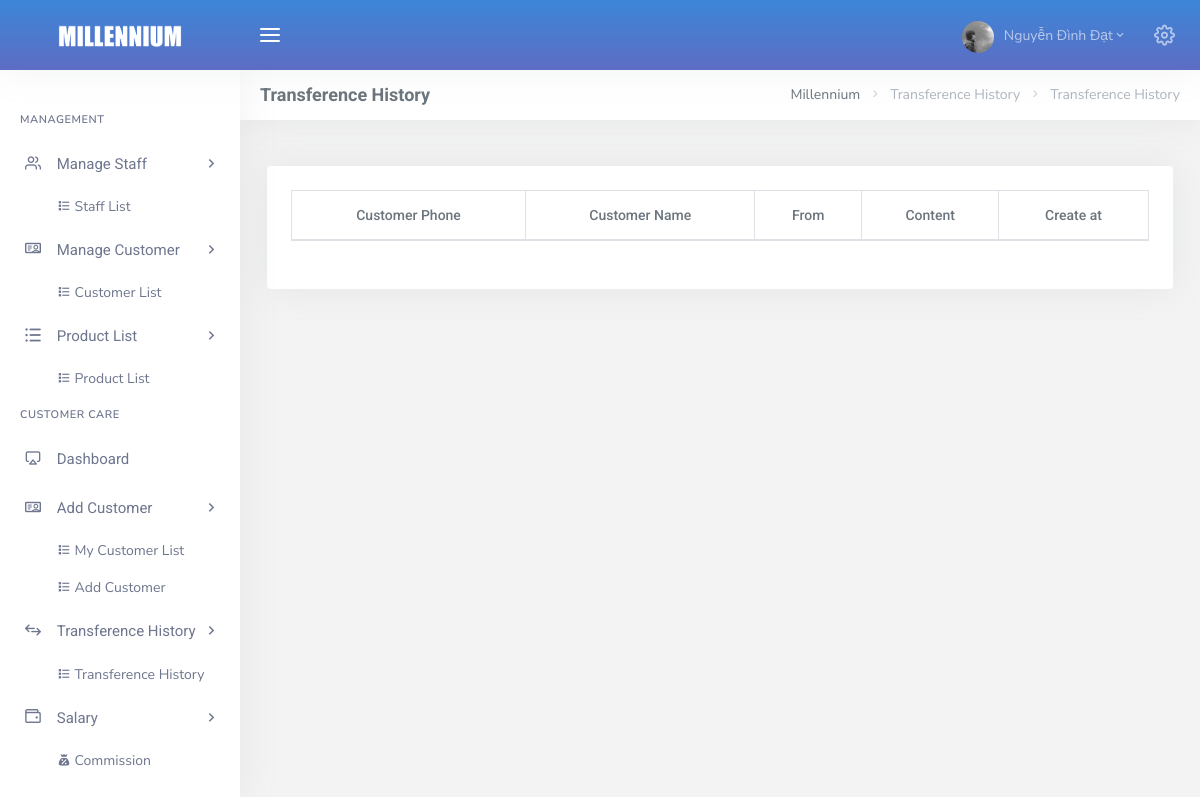
The page /admin/dashboard.php?page=list_history (signed in) on the database as committed earlier.
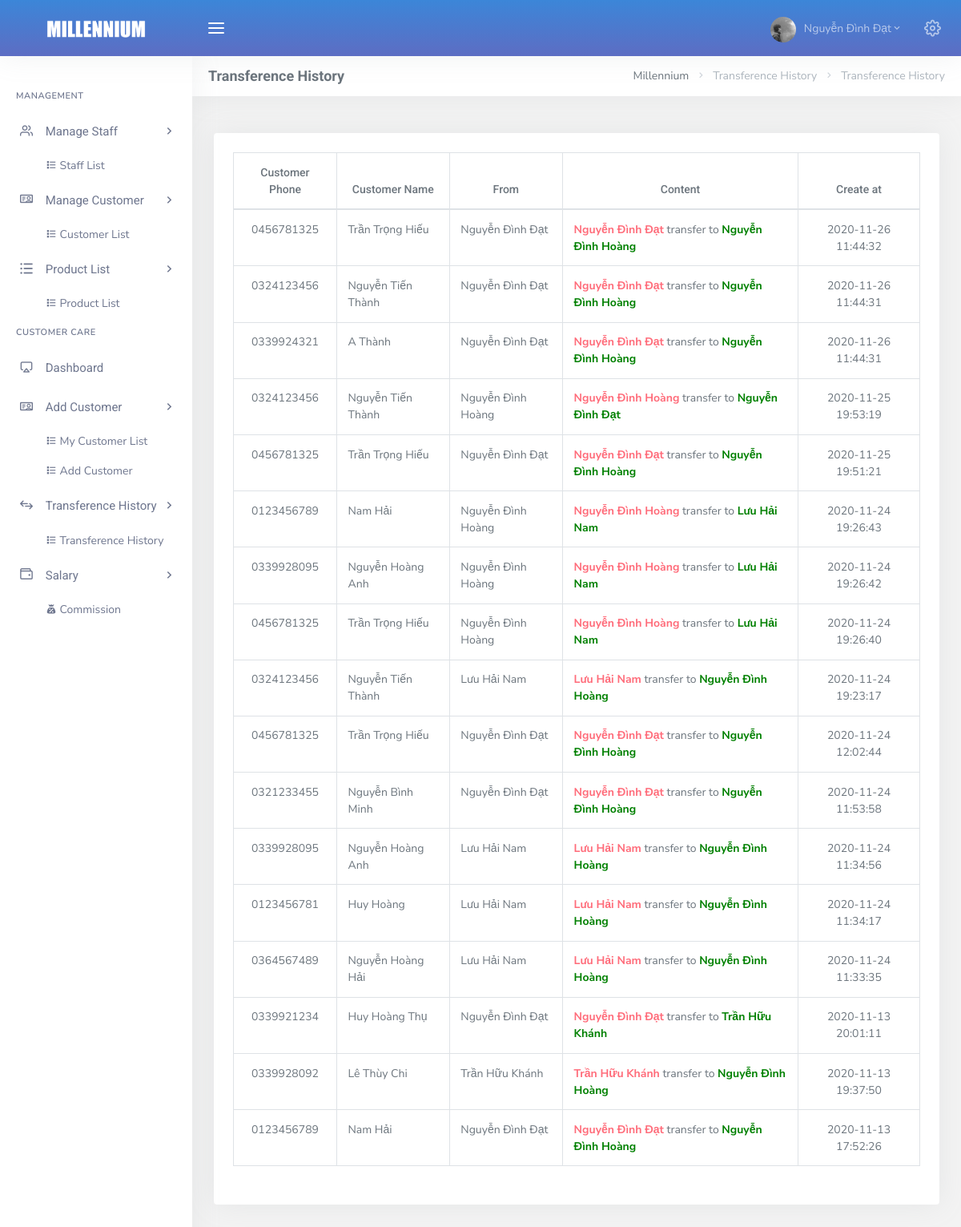
The same page on the database as committed later.
### tables this page shows
CREATE TABLE `tbl_history` (
  `id` int(11) NOT NULL,
  `user_id_move` int(11) NOT NULL,
  `customer_id` int(11) NOT NULL,
  `user_id_get` int(11) NOT NULL,
  `create_at` datetime NOT NULL DEFAULT current_timestamp()
);

CREATE TABLE `tbl_customer` (
  `id` int(11) NOT NULL,
  `name` varchar(50) NOT NULL,
  `showroom_id` int(11) NOT NULL,
  `phone` varchar(10) NOT NULL,
  `email` varchar(50) NOT NULL,
  `sex` varchar(5) NOT NULL,
  `birth` date NOT NULL DEFAULT '1970-01-01',
  `passw` varchar(50) NOT NULL,
  `avatar` varchar(50) NOT NULL DEFAULT 'guest.jpg',
  `create_at` datetime NOT NULL DEFAULT current_timestamp()
);

CREATE TABLE `tbl_user` (
  `id` int(11) NOT NULL,
  `name` varchar(50) NOT NULL,
  `showroom_id` int(11) NOT NULL,
  `avatar` varchar(50) NOT NULL DEFAULT 'default.png',
  `email` varchar(50) NOT NULL,
  `passw` varchar(50) NOT NULL DEFAULT '123456',
  `addres` varchar(100) NOT NULL,
  `salary` float NOT NULL,
  `role` tinyint(4) NOT NULL DEFAULT 2,
  `status` tinyint(4) NOT NULL DEFAULT 1,
  `create_at` datetime NOT NULL DEFAULT current_timestamp()
);

### admin/Controller/CustomerCare/CustomerCare_c.php (called while the page is built, shortened)
<?php
    include_once("Model/CustomerCare/CustomerCare_m.php");
    class CustomerCare_c extends CustomerCare_m {
        private $customer_care;
        function __construct()
        {
            $this->customer_care = new CustomerCare_m();
        }
        public function getHistory(){
            $history = $this->customer_care->getHistory();
            include_once 'View/CustomerCare/list_history.php';
        }
    }
?>

### admin/Config/myConfig.php (called while the page is built, shortened)
<?php
	class Connect{
		private $user = "root";
		private $pass = "";
		private $dns = "mysql:host=localhost;dbname=customer_care";
		function __construct(){
			try {
				$this->pdo = new PDO($this->dns, $this->user, $this->pass);
				$this->pdo->query("SET NAMES utf8");
			} catch (PDOException $e) {
				echo $e->getMessage();
				exit();
			}
		}
	}
 ?>

### admin/Model/CustomerCare/CustomerCare_m.php (called while the page is built, shortened)
<?php
    include_once("Config/myConfig.php");
    class CustomerCare_m extends Connect {
        function __construct()
        {
            parent::__construct();
        }
        protected function getHistory () {
            $sql = "
                SELECT
                    tbl_customer.phone,
                    tbl_customer.name AS 'Tên khách hàng',
                    usermove.name AS 'Nhân viên chuyển',
                    userget.name AS 'Nhân viên nhận',
                    htr.create_at
                FROM
                    tbl_user AS usermove
                INNER JOIN tbl_history htr
                ON
                    usermove.id = htr.user_id_move
                INNER JOIN tbl_user AS userget
                ON
                    userget.id = htr.user_id_get
                INNER JOIN tbl_customer
                ON
                    tbl_customer.id = htr.customer_id ORDER BY htr.create_at DESC";
            $pre = $this->pdo->prepare($sql);
            $pre->execute();
            $result = array();
            while ($row = $pre->fetch(PDO::FETCH_ASSOC)) {
                $result[] = $row;
            }
            return $result;
        }
    }

### admin/View/CustomerCare/list_history.php (the view, shortened to what this page needs)
<div class="row">
    <div class="col-12">
        <div class="card-box table-responsive table">
            <table id="datatable_listhistory" class="display table table-bordered dt-responsive nowrap" style="border-collapse: collapse; border-spacing: 0; width: 100%;">
                <thead>
                    <tr class="text-center">
                        <th>Customer Phone</th>
                        <th>Customer Name</th>
                        <th>From</th>
                        <th>Content</th>
                        <th>Create at</th>
                    </tr>
                </thead>
                <tbody id="view_history">
                    <?php
                        foreach ($history as $valueTransfer) {
                        ?>
                            <tr>
                                <td class="text-center"><?= $valueTransfer['phone'] ?></td>
                                <td><?= $valueTransfer['Tên khách hàng'] ?></td>
                                <td><?= $valueTransfer['Nhân viên chuyển'] ?></td>
                                <td><span style="color: #FF6C7A; font-weight: bold"><?= $valueTransfer['Nhân viên chuyển']; ?></span> transfer to <span style="color: green; font-weight: bold"><?= $valueTransfer['Nhân viên nhận']; ?></span></td>
                                <td class="text-center"><?= $valueTransfer['create_at'] ?></td>
                            </tr>
                        <?php
                        }
                      ?>
            </table>
        </div>
    </div>
</div>

### admin/Includes/header_dashboard.php (shortened to what this page needs)
<!DOCTYPE html>
<html lang="en">
    <head>
         <link href="Asset/libs/datatables/dataTables.bootstrap4.css" rel="stylesheet" type="text/css" />
        <link href="Asset/libs/datatables/buttons.bootstrap4.css" rel="stylesheet" type="text/css" />
        <link href="Asset/libs/datatables/responsive.bootstrap4.css" rel="stylesheet" type="text/css" />
        <link href="Asset/libs/custombox/custombox.min.css" rel="stylesheet" type="text/css" >
        <link href="Asset/libs/jquery-toast/jquery.toast.min.css" rel="stylesheet" type="text/css" />
        <link href="Asset/css/bootstrap.min.css" rel="stylesheet" type="text/css" />
        <link href="Asset/css/icons.min.css" rel="stylesheet" type="text/css" />
        <link href="Asset/css/app.min.css" rel="stylesheet" type="text/css" />
        <link href="Asset/css/myCSS.css" rel="stylesheet" type="text/css" />
    </head>
    <body class="">
        <div id="wrapper">

### admin/Includes/navheader.php (shortened to what this page needs)
<div class="navbar-custom">
    <ul class="list-unstyled topnav-menu float-right mb-0">
        <li class="dropdown notification-list">
            <a class="nav-link dropdown-toggle nav-user mr-0 waves-effect waves-light" data-toggle="dropdown" href="#" role="button" aria-haspopup="false" aria-expanded="false">
                <img src="Asset/images/users/<?php echo $_SESSION['avatar']; ?>" alt="user-image" class="rounded-circle">
                <span class="ml-1"><?php echo $_SESSION['name']; ?><i class="mdi mdi-chevron-down"></i> </span>
            </a>
        </li>
        <li class="dropdown notification-list">
            <a href="javascript:void(0);" class="nav-link right-bar-toggle waves-effect waves-light">
                <i class="fe-settings noti-icon"></i>
            </a>
        </li>
    </ul>
    <div class="logo-box">
        <a href="index.php" class="logo text-center">
            <span class="logo-lg">
                <img src="Asset/images/Logo.png" alt="" height="50">
            </span>
        </a>
    </div>
    <ul class="list-unstyled topnav-menu topnav-menu-left m-0">
        <li>
            <button class="button-menu-mobile waves-effect waves-light">
                <i class="fe-menu"></i>
            </button>
        </li>
    </ul>
</div>

### admin/Includes/sidenav.php (shortened to what this page needs)
<div class="left-side-menu">
    <div class="slimscroll-menu">
        <div id="sidebar-menu">
            <ul class="metismenu" id="side-menu">
                <?php if($_SESSION['role'] == 1){ ?>
                <li class="menu-title mt-2"> Management </li>
                <li>
                    <a href="javascript: void(0);">
                        <i class="fe-users"></i>
                        <span> Manage Staff </span>
                        <span class="menu-arrow"></span>
                    </a>
                    <ul class="nav-second-level" aria-expanded="false">
                        <li><a href="dashboard.php?page=list_all_user">
                            <span><i class=" mdi mdi-format-list-bulleted-square"></i></span>
                            <span> Staff List </span>
                        </a></li>
                    </ul>
                </li>
                <li>
                    <a href="javascript: void(0);">
                        <i class="dripicons-user-id"></i>
                        <span> Manage Customer </span>
                        <span class="menu-arrow"></span>
                    </a>
                    <ul class="nav-second-level" aria-expanded="false">
                        <li><a href="dashboard.php?page=list_customer">
                            <span><i class=" mdi mdi-format-list-bulleted-square"></i></span>
                            <span> Customer List </span>
                        </a></li>
                    </ul>
                </li>
                <li>
                    <a href="javascript: void(0);">
                        <i class="dripicons-view-list"></i>
                        <span> Product List </span>
                        <span class="menu-arrow"></span>
                    </a>
                    <ul class="nav-second-level" aria-expanded="false">
                        <li>
                            <a href="dashboard.php?page=list_product">
                                <span><i class="mdi mdi-format-list-bulleted-square"></i></span>
                                    <span> Product List </span>
                            </a>
                        </li>
                    </ul>
                </li>
                <?php
                    }
                ?>
                <li class="menu-title"> Customer Care </li>
                <li>
                    <a href="dashboard.php?page=index">
                        <i class="fe-airplay"></i>
                        <span> Dashboard </span>
                    </a>
                </li>
                <li>
                    <a href="javascript: void(0);">
                        <i class="dripicons-user-id"></i>
                        <span> Add Customer </span>
                        <span class="menu-arrow"></span>
                    </a>
                    <ul class="nav-second-level" aria-expanded="false">
                        <li><a href="dashboard.php?page=list_customer_care">
                            <span><i class="mdi mdi-format-list-bulleted-square"></i></span>
                                <span> My Customer List</span>
                        </a></li>
                        <li><a href="dashboard.php?page=list_customer_care_all">
                            <span><i class="mdi mdi-format-list-bulleted-square"></i></span>
                                <span> Add Customer</span>
                        </a></li>
                    </ul>
                </li>
                <li>
                    <a href="javascript: void(0);">
                        <i class="dripicons-swap"></i>
                        <span> Transference History </span>
                        <span class="menu-arrow"></span>
                    </a>
                    <ul class="nav-second-level" aria-expanded="false">
                        <li>
                            <a href="dashboard.php?page=list_history">
                                <span><i class="mdi mdi-format-list-bulleted-square"></i></span>
                                <span> Transference History </span>
                            </a>
                        </li>
                    </ul>
                </li>
                <li>
                    <a href="javascript: void(0);">
                        <i class="dripicons-wallet"></i>
                        <span> Salary </span>
                        <span class="menu-arrow"></span>
                    </a>
                    <ul class="nav-second-level" aria-expanded="false">
                        <li>
                            <a href="dashboard.php?page=list_bonus">
                                <span><i class="mdi mdi-sack-percent"></i></span>
                                <span> Commission </span>
                            </a>
                        </li>
                    </ul>
                </li>
            </ul>
        </div>
    </div>
</div>

### admin/dashboard.php (shortened to what this page needs)
<?php
    include_once "Includes/header_dashboard.php";
?>
        <?php include_once 'Includes/navheader.php'; ?>
        <?php include_once 'Includes/sidenav.php'; ?>
        <div class="content-page">
            <div class="content">
                <div class="container-fluid">
                    <div class="row">
                        <div class="col-12">
                            <div class="page-title-box">
                                <div class="page-title-right">
                                    <ol class="breadcrumb m-0">
                                        <li class="breadcrumb-item"><a href="dashboard.php">Millennium</a></li>
                                        <?php
                                            if (isset($_GET['page'])) {
                                                $page = $_GET['page'];
                                            }else{
                                                $page = 'index';
                                            }
                                            switch ($page) {
                                                case 'list_history':
                                                    echo "<li class='breadcrumb-item active'>Transference History</li>";
                                                    echo "<li class='breadcrumb-item active'>Transference History</li>";
                                                    break;
                                            }
                                         ?>
                                    </ol>
                                </div>
                                <h4 class="page-title">
                                     <?php
                                        if (isset($_GET['page'])) {
                                            $page = $_GET['page'];
                                        } else {
                                            $page = 'index';
                                        }
                                        switch ($page) {
                                            case 'list_history':
                                                echo 'Transference History';
                                                break;
                                        }
                                    ?>
                                </h4>
                            </div>
                        </div>
                    </div>
                    <div class="row">
                        <div class="col-lg-12">
                            <?php
                                if (isset($_GET['page'])) {
                                    $page = $_GET['page'];
                                } else {
                                    $page = 'index';
                                }
                                switch ($page) {
                                    case 'list_history':
                                        include_once 'Controller/CustomerCare/CustomerCare_c.php';
                                        $customer_care = new CustomerCare_c();
                                        $customer_care->getHistory();
                                        break;
                                }
                            ?>
                        </div>
                    </div>
                </div>
            </div>
        </div>
  <?php include("Includes/footer.php"); ?>

### admin/Includes/footer.php (shortened to what this page needs)
		</div>
    </body>
</html>

Rows that differ between the two databases and show on the page:
added tbl_history: customer.phone "0456781325", customer.name "Trần Trọng Hiếu", user_id_move.name "Nguyễn Đình Đạt", user_id_get.name "Nguyễn Đình Hoàng", create_at "2020-11-26 11:44:32"
added tbl_history: customer.phone "0324123456", customer.name "Nguyễn Tiến Thành", user_id_move.name "Nguyễn Đình Đạt", user_id_get.name "Nguyễn Đình Hoàng", create_at "2020-11-26 11:44:31"
added tbl_history: customer.phone "0339924321", customer.name "A Thành", user_id_move.name "Nguyễn Đình Đạt", user_id_get.name "Nguyễn Đình Hoàng", create_at "2020-11-26 11:44:31"
added tbl_history: customer.phone "0324123456", customer.name "Nguyễn Tiến Thành", user_id_move.name "Nguyễn Đình Hoàng", user_id_get.name "Nguyễn Đình Đạt", create_at "2020-11-25 19:53:19"
added tbl_history: customer.phone "0456781325", customer.name "Trần Trọng Hiếu", user_id_move.name "Nguyễn Đình Đạt", user_id_get.name "Nguyễn Đình Hoàng", create_at "2020-11-25 19:51:21"
added tbl_history: customer.phone "0123456789", customer.name "Nam Hải", user_id_move.name "Nguyễn Đình Hoàng", user_id_get.name "Lưu Hải Nam", create_at "2020-11-24 19:26:43"
added tbl_history: customer.phone "0339928095", customer.name "Nguyễn Hoàng Anh", user_id_move.name "Nguyễn Đình Hoàng", user_id_get.name "Lưu Hải Nam", create_at "2020-11-24 19:26:42"
added tbl_history: customer.phone "0456781325", customer.name "Trần Trọng Hiếu", user_id_move.name "Nguyễn Đình Hoàng", user_id_get.name "Lưu Hải Nam", create_at "2020-11-24 19:26:40"
added tbl_history: customer.phone "0324123456", customer.name "Nguyễn Tiến Thành", user_id_move.name "Lưu Hải Nam", user_id_get.name "Nguyễn Đình Hoàng", create_at "2020-11-24 19:23:17"
added tbl_history: customer.phone "0456781325", customer.name "Trần Trọng Hiếu", user_id_move.name "Nguyễn Đình Đạt", user_id_get.name "Nguyễn Đình Hoàng", create_at "2020-11-24 12:02:44"
added tbl_history: customer.phone "0321233455", customer.name "Nguyễn Bình Minh", user_id_move.name "Nguyễn Đình Đạt", user_id_get.name "Nguyễn Đình Hoàng", create_at "2020-11-24 11:53:58"
added tbl_history: customer.phone "0339928095", customer.name "Nguyễn Hoàng Anh", user_id_move.name "Lưu Hải Nam", user_id_get.name "Nguyễn Đình Hoàng", create_at "2020-11-24 11:34:56"
added tbl_history: customer.phone "0123456781", customer.name "Huy Hoàng", user_id_move.name "Lưu Hải Nam", user_id_get.name "Nguyễn Đình Hoàng", create_at "2020-11-24 11:34:17"
added tbl_history: customer.phone "0364567489", customer.name "Nguyễn Hoàng Hải", user_id_move.name "Lưu Hải Nam", user_id_get.name "Nguyễn Đình Hoàng", create_at "2020-11-24 11:33:35"
added tbl_history: customer.phone "0339921234", customer.name "Huy Hoàng Thụ", user_id_move.name "Nguyễn Đình Đạt", user_id_get.name "Trần Hữu Khánh", create_at "2020-11-13 20:01:11"
added tbl_history: customer.phone "0339928092", customer.name "Lê Thùy Chi", user_id_move.name "Trần Hữu Khánh", user_id_get.name "Nguyễn Đình Hoàng", create_at "2020-11-13 19:37:50"
added tbl_history: customer.phone "0123456789", customer.name "Nam Hải", user_id_move.name "Nguyễn Đình Đạt", user_id_get.name "Nguyễn Đình Hoàng", create_at "2020-11-13 17:52:26"
